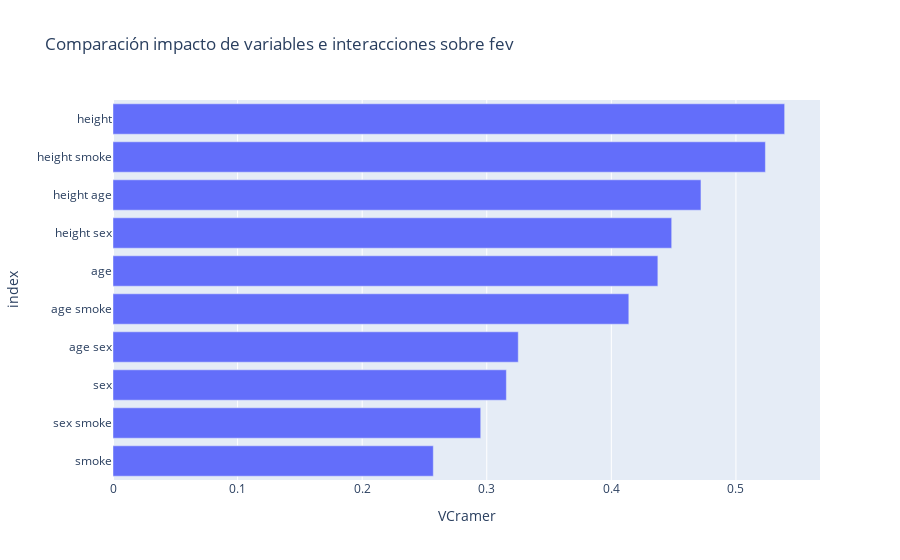

The cell this chart's notebook holds for it:
### Markdown cell above
Y he aquí la respuesta! Sqnbr es capaz, por sí sola, de explicar FEV, pero al incluirla en una regresión con age pierde todo su valor predictivo (p-valor = 0.137). Eso indica que posiblemente se agruparon a los niños por edades o salón de clase al llevar a cabo el experimento.

### Code cell
print("Smoke necesariamente tendrá un efecto en el FEV, revisaré si radica en interacciones")
from sklearn.linear_model import LinearRegression
from sklearn.preprocessing import PolynomialFeatures
from mlxtend.feature_selection import SequentialFeatureSelector as sfs
clf = LinearRegression()

df_RevisarSmoke = X[["height","age","sex","smoke"]]

# Create interaction terms (interaction of each regressor pair + polynomial)
#Interaction terms need to be created in both the test and train datasets
interaction = PolynomialFeatures(degree=2, include_bias=False, interaction_only=True)

df_RevisarSmoke = pd.DataFrame(interaction.fit_transform(df_RevisarSmoke), columns=interaction.get_feature_names_out(input_features=df_RevisarSmoke.columns))
df_RevisarSmoke = df_RevisarSmoke.loc[:, df_RevisarSmoke.var() != 0.0]

print("Aquí está!!! La significancia de smoke sólo se puede ver en su interacción con age")

tablaCramer = pd.DataFrame(df_RevisarSmoke.apply(lambda x: NuestrasFunciones.cramers_v(x,Y)),columns=['VCramer'])
px.bar(tablaCramer,x=tablaCramer.VCramer,title='Comparación impacto de variables e interacciones sobre fev').update_yaxes(categoryorder="total ascending")

### Figure 1 — Plotly figure (JSON) as saved in the notebook; plotly's stock layout.template omitted (floating-point values rounded to 4 significant figures)
{"data": [{"alignmentgroup": "True", "hovertemplate": "VCramer=%{x}<br>index=%{y}<extra></extra>", "legendgroup": "", "marker": {"color": "#636efa", "pattern": {"shape": ""}}, "name": "", "offsetgroup": "", "orientation": "h", "showlegend": false, "textposition": "auto", "type": "bar", "x": [0.5391, 0.4373, 0.3157, 0.2571, 0.4719, 0.4484, 0.5236, 0.3253, 0.414, 0.2952], "xaxis": "x", "y": ["height", "age", "sex", "smoke", "height age", "height sex", "height smoke", "age sex", "age smoke", "sex smoke"], "yaxis": "y"}], "layout": {"autosize": true, "barmode": "relative", "legend": {"tracegroupgap": 0}, "title": {"text": "Comparación impacto de variables e interacciones sobre fev"}, "xaxis": {"anchor": "y", "autorange": true, "domain": [0, 1], "range": [0, 0.5675], "title": {"text": "VCramer"}, "type": "linear"}, "yaxis": {"anchor": "x", "autorange": true, "categoryorder": "total ascending", "domain": [0, 1], "range": [-0.5, 9.5], "title": {"text": "index"}, "type": "category"}}}
